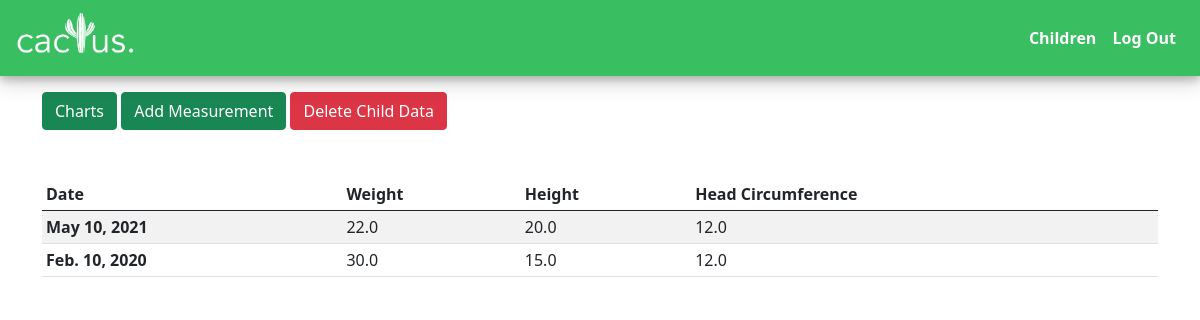
The app's page /kid/9 (signed in) with its own data.
### cactusApp/models.py (models this page shows, shortened)
class Measurement(models.Model):
    weight = models.FloatField()
    height = models.FloatField()
    age = models.FloatField()
    bmi = models.FloatField()
    head_circumference = models.FloatField(blank=True)
    date = models.DateField()
    child = models.ForeignKey(Child, on_delete=models.CASCADE)

### cactusApp/views.py (the view)
# urls.py: path("kid/<int:kid_id>", views.kid_view, name='kid'),
def kid_view(request, kid_id):
    if not request.user.is_authenticated:
        return HttpResponseRedirect(reverse("home"))
    kids = Child.objects.get(pk=kid_id)
    kid_measure = Measurement.objects.filter(child=kids)
    measure_found = 0
    if kid_measure:
        measure_found = 1
    context = {
        'kid_id': kid_id,
        'measure_found': measure_found,
        'measurements': kid_measure,
    }
    return render(request, 'cactusApp/child_info.html', context)

### cactusApp/templates/cactusApp/child_info.html (shortened to what this page needs)
{% extends "cactusApp/base.html" %}
{% load static %}
{% block body %}
<div class="container">
    <div class="mt-3">
        <a href="{% url 'charts' kid_id %}" class="btn btn-success">Charts</a>
        <a href="#" class="btn btn-success" id="add">Add Measurement</a>
        <a href="#" id="delete_child" class="btn btn-danger">Delete Child Data</a>
    </div>
    <table class="table table-striped table-sm mt-5" id="measure-table">
  <thead>
    <tr>
      <th scope="col">Date</th>
      <th scope="col">Weight</th>
      <th scope="col">Height</th>
      <th scope="col">Head Circumference</th>
    </tr>
  </thead>
  <tbody>
    {% for measure in measurements %}
    <tr>
      <th scope="row">{{ measure.date }}</th>
      <td>{{ measure.weight }}</td>
      <td>{{ measure.height }}</td>
      <td>{{ measure.head_circumference }}</td>
    </tr>
    {% endfor %}
  </tbody>
</table>
</div>
{% endblock %}

### cactusApp/static/style/main.css (style rules this page uses)
body { overflow-x: hidden; }
a { text-decoration: none; }

### records on screen
Measurement: date "May 10, 2021", weight "22.0", height "20.0", head_circumference "12.0"
Measurement: date "Feb. 10, 2020", weight "30.0", height "15.0", head_circumference "12.0"
